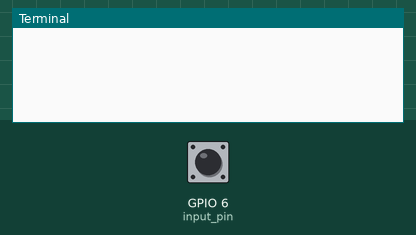
Bench run of a program on a simulated Raspberry Pi (BCM pin numbers). On the bench: the last lines printed to the terminal. The inputs (shaded band) are chosen by the test bench; at power-on: GPIO 6 (input_pin) HIGH. Sending an e-mail succeeds after 1 s.

Above: at 1.2 s.
1.3 s: GPIO 6 (input_pin) pulled LOW for 0.15 s
At 4.2 s:
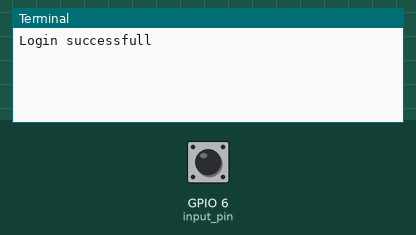
At 5.2 s:
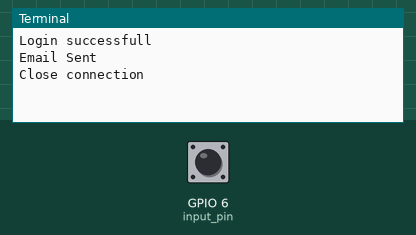

The program:

gpio_mail.py
```python
from time import time, sleep, localtime

import RPi.GPIO as GPIO
import smtplib
from email.mime.text import MIMEText


def main():
    input_pin = 6
    GPIO.setmode(GPIO.BCM)
    GPIO.setup(input_pin, GPIO.IN, pull_up_down=GPIO.PUD_UP)

    text_subtype = 'plain'

    content = """\
    Le contenu du email ici
    """

    msg = MIMEText(content, text_subtype)

    # for outlook
    serverString = 'smtp-mail.outlook.com'

    #For Gmail:
    #1- Login to your gmail account
    #2- Enable POP and IMAP in Setting (gear) --> Settings --> Forwarding and POP/IMAP
    #3- Go to https://myaccount.google.com/lesssecureapps and enable "less secure devices"
    #4- Check security events and click on "Yes" it was me trying to access my account

    #for GMAIL
    serverString = 'smtp.gmail.com'

    # arranger les addresses ici
    from_addr = "ton_email@gmail.com"
    to_addr = "nimportequel@email.com"

    password = "ton password"

    msg['Subject'] = "Sujet"
    msg['From'] = from_addr

    while(1):
        if (GPIO.input(input_pin) == 0):
            # debounce switch on IO pin
            sleep(2)
            try:
                server = smtplib.SMTP(serverString, 587)
                server.starttls()
                server.ehlo()
                server.login(from_addr, password)
                print("Login successfull")
                server.sendmail(from_addr, to_addr, msg.as_string())
                print("Email Sent")

            except Exception as e:
                print("Unable to open connection")
                print(e)

            server.close()
            print("Close connection")

if __name__ == "__main__":
    main()
```

Measured:
- after the input at 1.3 s, the terminal: prints a new line after 2.5 s (image 1)
